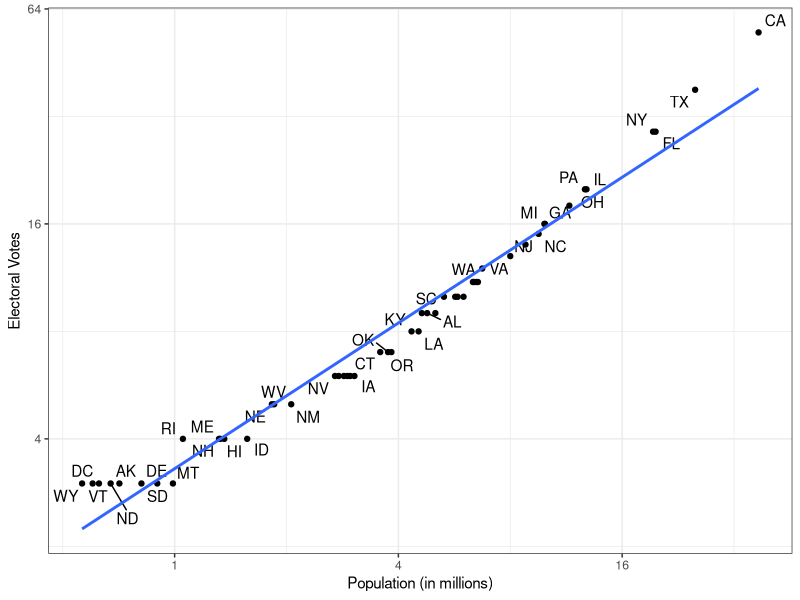

Reproduce this figure in R.
## ---- chunk 1
library(tidyverse)
library(ggrepel)
library(dslabs)
ds_theme_set()
## ---- chunk 2
data(murders)
head(murders)
## ---- chunk 3
data(polls_us_election_2016)
head(results_us_election_2016)
## ---- chunk 4
identical(results_us_election_2016$state, murders$state)
## ---- chunk 5
tab <- left_join(murders, results_us_election_2016, by = "state")
tab %>% select(state, population, electoral_votes) %>% head()
## ---- chunk 6
tab %>% ggplot(aes(population/10^6, electoral_votes, label = abb)) +
  geom_point() +
  geom_text_repel() + 
  scale_x_continuous(trans = "log2") +
  scale_y_continuous(trans = "log2") +
  geom_smooth(method = "lm", se = FALSE) +
	xlab("Population (in millions)") + 
	ylab("Electoral Votes")
## ---- chunk 7
tab1 <- slice(murders, 1:6) %>% select(state, population)
tab1
## ---- chunk 8
tab2 <- slice(results_us_election_2016, c(1:3, 5, 7:8)) %>% select(state, electoral_votes)
tab2
## ---- chunk 9
left_join(tab1, tab2)
## ---- chunk 10
tab1 %>% left_join(tab2)
## ---- chunk 11
tab1 %>% right_join(tab2)
## ---- chunk 12
inner_join(tab1, tab2)
## ---- chunk 13
full_join(tab1, tab2)
## ---- chunk 14
semi_join(tab1, tab2)
## ---- chunk 15
anti_join(tab1, tab2)
## ---- chunk 16
bind_cols(a = 1:3, b = 4:6)
## ---- chunk 17
tab1 <- tab[, 1:3]
tab2 <- tab[, 4:6]
tab3 <- tab[, 7:9]
new_tab <- bind_cols(tab1, tab2, tab3)
head(new_tab)
## ---- chunk 18
tab1 <- tab[1:2,]
tab2 <- tab[3:4,]
bind_rows(tab1, tab2)
## ---- chunk 19
intersect(1:10, 6:15)
## ---- chunk 20
intersect(c("a","b","c"), c("b","c","d"))
## ---- chunk 21
tab1 <- tab[1:5,]
tab2 <- tab[3:7,]
intersect(tab1, tab2)
## ---- chunk 22
union(1:10, 6:15)
## ---- chunk 23
union(c("a","b","c"), c("b","c","d"))
## ---- chunk 24
tab1 <- tab[1:5,]
tab2 <- tab[3:7,]
union(tab1, tab2)
## ---- chunk 25
setdiff(1:10, 6:15)
setdiff(6:15, 1:10)
## ---- chunk 26
tab1 <- tab[1:5,]
tab2 <- tab[3:7,]
setdiff(tab1, tab2)
## ---- chunk 27
setequal(1:5, 1:6)
## ---- chunk 28
setequal(1:5, 5:1)
## ---- chunk 29
setequal(tab1, tab2)
